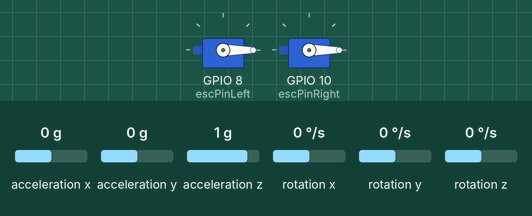
This sketch was run on a simulated ESP32. Parts: 2 × servo. The test bench sets the inputs (shaded band); at power-on: acceleration x 0 g, acceleration y 0 g, acceleration z 1 g, rotation x 0 °/s, rotation y 0 °/s, rotation z 0 °/s. WiFi joins after 1.5 s; servers stay silent unless stated; what the sketch prints to the serial monitor is not drawn.

Above: at 0.0 s.
At 5.1 s:
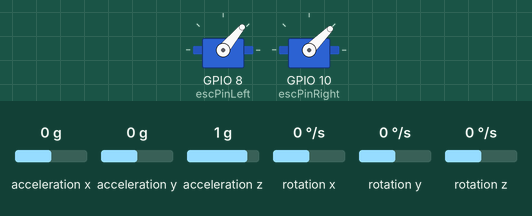
Timing chart, 0 to 6.6 s (numbered marks = the images above):
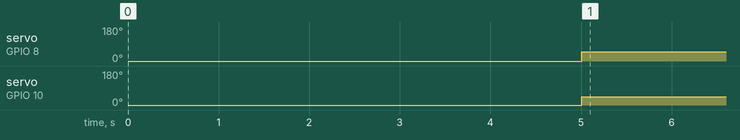

Measured:
- by itself, servo on GPIO 8 (escPinLeft): 0° → 50° at 5.0 s
- by itself, servo on GPIO 10 (escPinRight): 0° → 45° at 5.0 s

The sketch:

Two_motor_PID_With_Filter.ino
```cpp
#include <WiFi.h>
#include <WebServer.h>
#include <Wire.h>
#include <MPU6050.h>
#include <ESP32Servo.h>

// MPU & Servo
MPU6050 mpu;
Servo escLeft;
Servo escRight;

// ESC pins
const int escPinLeft = 8;
const int escPinRight = 10;

// WiFi credentials
const char* ssid = "OnePlus Nord CE 2 Lite 5G";
const char* password = "01afzal01";

// Web server
WebServer server(80);

// PID constants
float Kp = 0.0, Ki = 0.0, Kd = 0.0;

// PID variables
float desiredAngle = 0;
float angle = 0, error = 0, previousError = 0;
float integral = 0, derivative = 0;
float output = 0;

// Timing
unsigned long lastTime = 0;
float dt = 0;

// Adjustable values
int baseSpeed = 1250;
float R_margin = 0.0;
float L_margin = 0.0;

// === Additions for stability ===
#define MAX_INTEGRAL 100.0
#define MIN_INTEGRAL -100.0
float lastOutput = 0;
float alpha = 0.6;  // Smoothing factor for output

void handleRoot() {
  String html = "<html><head><meta name='viewport' content='width=device-width, initial-scale=1'>"
                "<style>body{font-family:Arial;padding:20px;}input{width:100%;padding:8px;margin:5px 0;}"
                "form{border:1px solid #ccc;padding:15px;border-radius:10px;}</style></head><body>"
                "<h2>Set PID and Motor Values</h2>"
                "<form method='POST' action='/setValues'>"
                "Kp: <input name='kp' value='" + String(Kp) + "'><br>"
                "Ki: <input name='ki' value='" + String(Ki) + "'><br>"
                "Kd: <input name='kd' value='" + String(Kd) + "'><br>"
                "Base Speed: <input name='baseSpeed' value='" + String(baseSpeed) + "'><br>"
                "R_margin: <input name='rmargin' value='" + String(R_margin) + "'><br>"
                "L_margin: <input name='lmargin' value='" + String(L_margin) + "'><br>"
                "<input type='submit' value='Update'></form>"
                "<p><strong>Current Values:</strong><br>"
                "Kp: " + String(Kp) + ", Ki: " + String(Ki) + ", Kd: " + String(Kd) + "<br>"
                "Base Speed: " + String(baseSpeed) + "<br>"
                "R_margin: " + String(R_margin) + "<br>"
                "L_margin: " + String(L_margin) + "</p>"
                "</body></html>";
  server.send(200, "text/html", html);
}

void handleSetValues() {
  if (server.hasArg("kp")) Kp = server.arg("kp").toFloat();
  if (server.hasArg("ki")) Ki = server.arg("ki").toFloat();
  if (server.hasArg("kd")) Kd = server.arg("kd").toFloat();
  if (server.hasArg("baseSpeed")) baseSpeed = server.arg("baseSpeed").toInt();
  if (server.hasArg("rmargin")) R_margin = server.arg("rmargin").toFloat();
  if (server.hasArg("lmargin")) L_margin = server.arg("lmargin").toFloat();
  handleRoot(); // Show updated values on the same page
}

void setup() {
  Serial.begin(115200);
  Wire.begin();
  mpu.initialize();

  if (!mpu.testConnection()) {
    Serial.println("MPU6050 not connected!");
    while (1);
  }

  // Attach ESCs
  escLeft.attach(escPinLeft, 1000, 2000);
  escRight.attach(escPinRight, 1000, 2000);
  escLeft.writeMicroseconds(1000);
  escRight.writeMicroseconds(1000);
  delay(3000);

  // Connect to WiFi
  WiFi.begin(ssid, password);
  while (WiFi.status() != WL_CONNECTED) {
    delay(1000);
    Serial.println("Connecting to WiFi...");
  }
  Serial.println("Connected! IP: " + WiFi.localIP().toString());

  // Setup Web Server
  server.on("/", handleRoot);
  server.on("/setValues", HTTP_POST, handleSetValues);
  server.begin();

  lastTime = millis();
}

void loop() {
  server.handleClient();

  int16_t ax, ay, az, gx, gy, gz;
  mpu.getMotion6(&ax, &ay, &az, &gx, &gy, &gz);

  float accelAngle = atan2(ay, az) * 180.0 / PI;
  float gyroRate = gx / 131.0;

  unsigned long now = millis();
  dt = (now - lastTime) / 1000.0;
  if (dt <= 0) dt = 0.01; // avoid division by zero
  lastTime = now;

  angle = 0.98 * (angle + gyroRate * dt) + 0.02 * accelAngle;

  error = desiredAngle - angle;
  integral += error * dt;

  // === Clamp integral to prevent windup ===
  integral = constrain(integral, MIN_INTEGRAL, MAX_INTEGRAL);

  derivative = (error - previousError) / dt;
  float rawOutput = Kp * error + Ki * integral + Kd * derivative;
  previousError = error;

  // === Smooth PID output to reduce oscillations ===
  output = alpha * lastOutput + (1 - alpha) * rawOutput;
  lastOutput = output;

  int motorLeftSpeed = constrain(baseSpeed + output + R_margin , 1000, 2000);
  int motorRightSpeed = constrain(baseSpeed - output + L_margin , 1000, 2000);

  escLeft.writeMicroseconds(motorLeftSpeed + 30); // unchanged from your code
  escRight.writeMicroseconds(motorRightSpeed);

  Serial.print(millis()); Serial.print(",");
  Serial.print(angle); Serial.print(",");
  Serial.print(output); Serial.print(",");
  Serial.print(motorLeftSpeed); Serial.print(",");
  Serial.println(motorRightSpeed);
}
```
